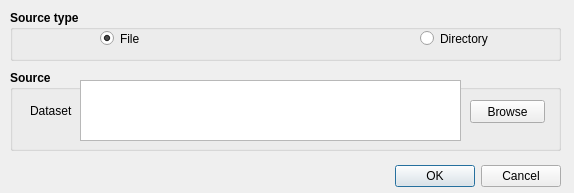
<?xml version="1.0" encoding="UTF-8"?>
<ui version="4.0">
 <class>MESAWildfireLoaderDialogBase</class>
 <widget class="QDialog" name="MESAWildfireLoaderDialogBase">
  <property name="geometry">
   <rect>
    <x>0</x>
    <y>0</y>
    <width>574</width>
    <height>193</height>
   </rect>
  </property>
  <property name="windowTitle">
   <string>MESA Wildfire Loader</string>
  </property>
  <widget class="QDialogButtonBox" name="button_box">
   <property name="geometry">
    <rect>
     <x>210</x>
     <y>160</y>
     <width>351</width>
     <height>32</height>
    </rect>
   </property>
   <property name="orientation">
    <enum>Qt::Horizontal</enum>
   </property>
   <property name="standardButtons">
    <set>QDialogButtonBox::Cancel|QDialogButtonBox::Ok</set>
   </property>
  </widget>
  <widget class="QGroupBox" name="groupBox">
   <property name="geometry">
    <rect>
     <x>10</x>
     <y>10</y>
     <width>551</width>
     <height>51</height>
    </rect>
   </property>
   <property name="font">
    <font>
     <weight>75</weight>
     <bold>true</bold>
    </font>
   </property>
   <property name="title">
    <string>Source type</string>
   </property>
   <widget class="QRadioButton" name="selectfile">
    <property name="geometry">
     <rect>
      <x>90</x>
      <y>20</y>
      <width>82</width>
      <height>17</height>
     </rect>
    </property>
    <property name="font">
     <font>
      <weight>50</weight>
      <bold>false</bold>
     </font>
    </property>
    <property name="text">
     <string>File</string>
    </property>
    <property name="checked">
     <bool>true</bool>
    </property>
   </widget>
   <widget class="QRadioButton" name="selectdirectory">
    <property name="geometry">
     <rect>
      <x>410</x>
      <y>20</y>
      <width>82</width>
      <height>17</height>
     </rect>
    </property>
    <property name="font">
     <font>
      <weight>50</weight>
      <bold>false</bold>
     </font>
    </property>
    <property name="text">
     <string>Directory</string>
    </property>
   </widget>
  </widget>
  <widget class="QGroupBox" name="groupBox_2">
   <property name="geometry">
    <rect>
     <x>10</x>
     <y>70</y>
     <width>551</width>
     <height>81</height>
    </rect>
   </property>
   <property name="font">
    <font>
     <weight>75</weight>
     <bold>true</bold>
    </font>
   </property>
   <property name="title">
    <string>Source</string>
   </property>
   <widget class="QLabel" name="label">
    <property name="geometry">
     <rect>
      <x>20</x>
      <y>30</y>
      <width>46</width>
      <height>21</height>
     </rect>
    </property>
    <property name="font">
     <font>
      <weight>50</weight>
      <bold>false</bold>
     </font>
    </property>
    <property name="text">
     <string>Dataset</string>
    </property>
   </widget>
   <widget class="QPushButton" name="browsebutton">
    <property name="geometry">
     <rect>
      <x>460</x>
      <y>30</y>
      <width>75</width>
      <height>23</height>
     </rect>
    </property>
    <property name="font">
     <font>
      <weight>50</weight>
      <bold>false</bold>
     </font>
    </property>
    <property name="text">
     <string>Browse</string>
    </property>
   </widget>
   <widget class="QListWidget" name="listWidget">
    <property name="geometry">
     <rect>
      <x>70</x>
      <y>10</y>
      <width>381</width>
      <height>61</height>
     </rect>
    </property>
   </widget>
  </widget>
 </widget>
 <resources/>
 <connections>
  <connection>
   <sender>button_box</sender>
   <signal>accepted()</signal>
   <receiver>MESAWildfireLoaderDialogBase</receiver>
   <slot>accept()</slot>
   <hints>
    <hint type="sourcelabel">
     <x>20</x>
     <y>20</y>
    </hint>
    <hint type="destinationlabel">
     <x>20</x>
     <y>20</y>
    </hint>
   </hints>
  </connection>
  <connection>
   <sender>button_box</sender>
   <signal>rejected()</signal>
   <receiver>MESAWildfireLoaderDialogBase</receiver>
   <slot>reject()</slot>
   <hints>
    <hint type="sourcelabel">
     <x>20</x>
     <y>20</y>
    </hint>
    <hint type="destinationlabel">
     <x>20</x>
     <y>20</y>
    </hint>
   </hints>
  </connection>
 </connections>
</ui>
